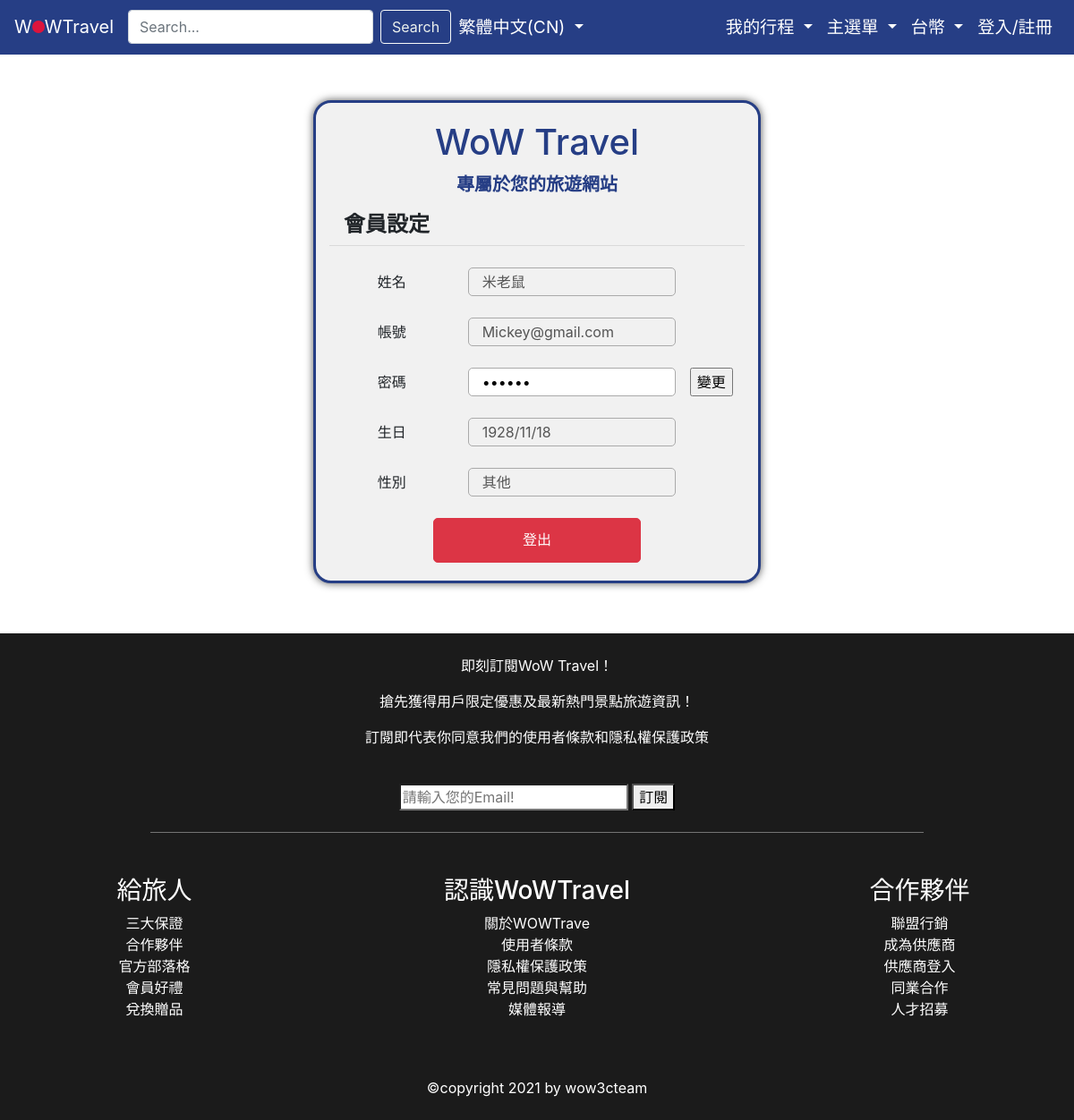
/member (signed in), run on the app's committed database.
### tables this page shows
CREATE TABLE member (
                    id INTEGER PRIMARY KEY AUTOINCREMENT,
                    name TEXT NOT NULL,
                    email TEXT NOT NULL,
                    password TEXT NOT NULL,
                    birthday INTEGER NOT NULL,
                    age INTEGER NOT NULL,
                    gender TEXT NOT NULL
                );

### main.py (the view)
@app.route('/member')
def member():
    if 'LoggedIn' in session:
        email = session['email']
        password = session['password']
        row = DB.get_member_by_login(email, password)[1]
        return render_template('member.html', row=row)
    return redirect(url_for('log_in'))

### db.py (called while the page is built)
    def get_member_by_login(self, email, password):
        cursor = self.con.execute(
            """
            SELECT * FROM member
            WHERE email = ?;
            """, (email,)
        )
        for row in cursor:
            cursor = self.con.execute(
                """
                SELECT * FROM member
                WHERE email = ? AND password = ?;
                """, (email, password)
            )
            return True, cursor.fetchone()
        return False, cursor.fetchone()

### templates/member.html (shortened to what this page needs)
{% extends "index.html" %} {% block title %} - 會員登入{% endblock %}  {% block script %} {% endblock %} {% block alert %}{% endblock %} {% block content %}
<div class="container rwd d-flex flex-column">
    <div class="welcome-text d-flex flex-column">
        <h1>WoW Travel</h1>
        <p>專屬於您的旅遊網站</p>
    </div>
    <div class="d-flex flex-column">
        <div class="d-flex">
            <h4 class="pl-3 font-weight-bold">會員設定</h4>
        </div>
        <hr class="m-0 w-100" />
    </div>
    <form class="d-flex flex-column" action="{{url_for('update')}}" method="POST">
        <div class="my-4  d-flex">
            <label class="col-4 pl-0 d-flex justify-content-center">姓名</label>
            <input class="col-6 input-border" type="text" name="name" value="{{ row[1] }}" disabled>
        </div>
        <div class="mb-4 d-flex">
            <label class="col-4 pl-0 d-flex justify-content-center">帳號</label>
            <input class="col-6 input-border" type="email" name="email" value="{{ row[2] }}" disabled>
        </div>
        <div class="mb-4 d-flex">
            <label class="col-4 pl-0 d-flex justify-content-center" for="password">密碼</label>
            <input class="col-6 input-border" type="password" name="password" value="{{ row[3] }}" id="password" pattern="^(?=.{6,})(?=.*\d)(?=.*[a-z])(?=.*[A-Z])(?!.*[\W]).*$" title="密碼長度須6碼以上，並至少包含一個大寫、小寫字母和數字，不能使用特殊符號" required>
            <input class="ml-3" type="submit" value="變更">
        </div>
        <div class="mb-4 d-flex">
            <label class="col-4 pl-0 d-flex justify-content-center">生日</label>
            <input class="col-6 input-border" value="{{ row[4] }}" id="birthday" disabled>
        </div>
        <div class="mb-4 d-flex">
            <label class="col-4 pl-0 d-flex justify-content-center" for="gender">性別</label>
            <input class="col-6 input-border" value="{{ row[6] }}" id="gender" disabled>
        </div>
    </form>
    <form class="d-flex justify-content-center" action="{{url_for('log_out')}}" method="POST">
        <button class="logout w-50 btn btn-danger text-white align-self-center">登出</button>
    </form>
</div>
{% endblock %}

### templates/member.html (style rules this page uses)
.rwd { margin: 14vh auto 7vh; max-width: 500px; min-width: 375px; height: fit-content; background-color: rgb(241, 241, 241); border: rgb(38, 62, 133) solid 3px; border-radius: 20px; box-shadow: 0px 0px 10px #555; }
.welcome-text { margin-top: 20px; text-align: center; color: rgb(38, 62, 133); }
.welcome-text p { font-size: 20px; font-weight: bold; }
.input-border { border: #aaa solid 1px; border-radius: 5px; }
label { margin: 0; line-height: 32px; }
.logout { margin-bottom: 20px; height: 50px; border-radius: 5px; line-height: 35px; }

### data on the page
member: name "米老鼠", email "Mickey@gmail.com", birthday "1928/11/18", gender "其他"
